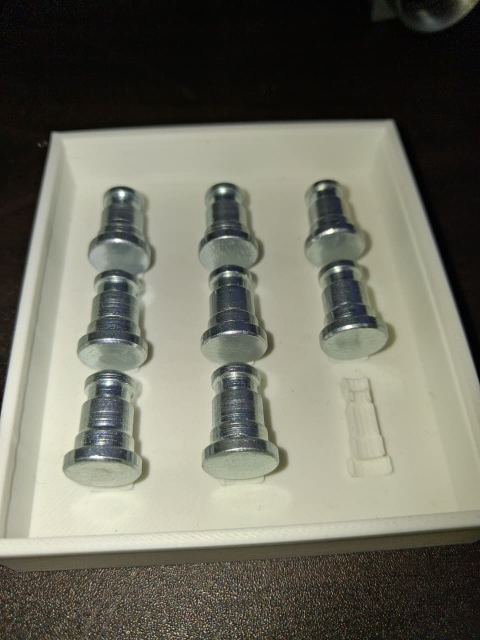
#> input picture data/input/WhatsApp Image 2026-09-07 at 11.30.01 AM.jpeg, 960 x 1280 px (shown at 1/2 size)
$ python inspect_job.py   (older library calls are emulated)
#> lines starting #> are read from the running program, lines starting #| are printed output that depends on the picture
from pathlib import Path
import cv2
import numpy as np

img_path = Path("data/input/WhatsApp Image 2026-09-07 at 11.30.01 AM.jpeg")
img = cv2.imread(str(img_path))
#> img is the input picture: shape (1280, 960, 3); mean B, G, R 98.7, 111.6, 111.9
x, y, w, h = 320, 220, 160, 480
roi = img[y:y+h, x:x+w]
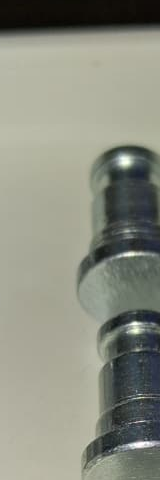
#> roi: shape (480, 160, 3); mean B, G, R 127.8, 140.7, 138.4
gray = cv2.cvtColor(roi, cv2.COLOR_BGR2GRAY)
blurred = cv2.GaussianBlur(gray, (5, 5), 0)
sobel = np.abs(cv2.Sobel(blurred, cv2.CV_32F, 1, 0, ksize=3))
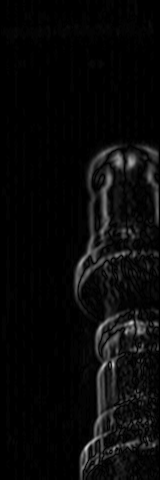
#> sobel: shape (480, 160) float32; min 0, max 209, mean 9.2

# Let's inspect intensity / horizontal gradient across vertical bins or rows
for r_idx in range(0, h, 40):
    row_sobel = sobel[r_idx, :]
    max_idx = np.argmax(row_sobel)
    print(f"Row {r_idx}: max sobel x={max_idx}, val={row_sobel[max_idx]}")
#> this loop made 12 passes
#> max_idx on passes 1 to 12: 128, 10, 15, 7, 130, 104, 91, 77, 107, 112, 99, 93
#| Row 0: max sobel x=128, val=8.0
#| Row 40: max sobel x=10, val=4.0
#| Row 80: max sobel x=15, val=4.0
#| Row 120: max sobel x=7, val=4.0
#| Row 160: max sobel x=130, val=155.0
#| Row 200: max sobel x=104, val=112.0
#| Row 240: max sobel x=91, val=103.0
#| Row 280: max sobel x=77, val=108.0
#> (further printed lines are left out)

$ run again, with data/input/WhatsApp Image 2026-09-07 at 10.40.46 AM.jpeg copied over data/input/WhatsApp Image 2026-09-07 at 11.30.01 AM.jpeg
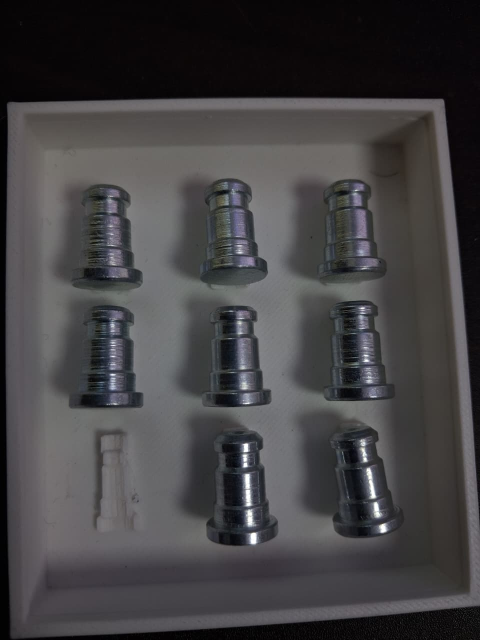
#> input picture data/input/WhatsApp Image 2026-09-07 at 10.40.46 AM.jpeg, 960 x 1280 px (shown at 1/2 size)
#> img is the input picture: shape (1280, 960, 3); mean B, G, R 67.9, 66.1, 67.7
#> `roi = img[y:y+h, x:x+w]`:
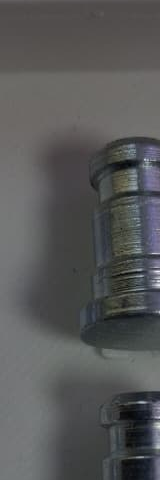
#> roi: shape (480, 160, 3); mean B, G, R 87.5, 87.2, 86.7
#> `sobel = np.abs(cv2.Sobel(blurred, cv2.CV_32F, 1, 0, ksize=3))`:
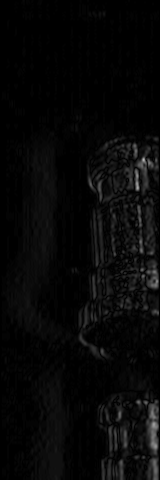
#> sobel: shape (480, 160) float32; min 0, max 183, mean 7.6
#> the loop `for r_idx in range(0, h, 40):` made 12 passes
#> max_idx on passes 1 to 8: 23, 23, 139, 79, 143, 100, 140, 157
#> (printed output is left out)

$ run again, with data/input/WhatsApp Image 2026-09-07 at 10.40.47 AM.jpeg copied over data/input/WhatsApp Image 2026-09-07 at 11.30.01 AM.jpeg
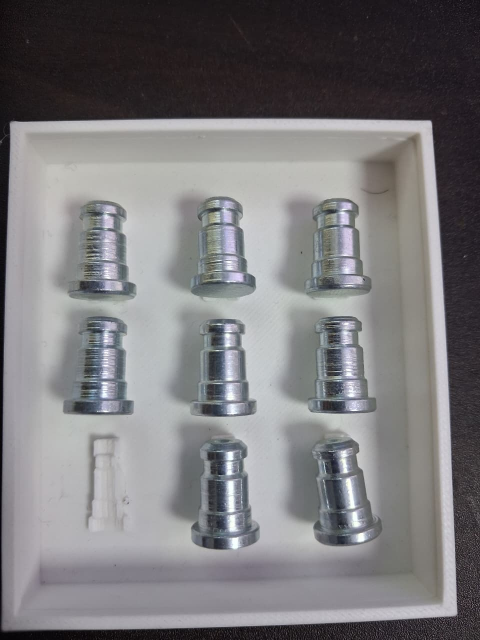
#> input picture data/input/WhatsApp Image 2026-09-07 at 10.40.47 AM.jpeg, 960 x 1280 px (shown at 1/2 size)
#> img is the input picture: shape (1280, 960, 3); mean B, G, R 123.3, 121.1, 122.4
#> `gray = cv2.cvtColor(roi, cv2.COLOR_BGR2GRAY)`:
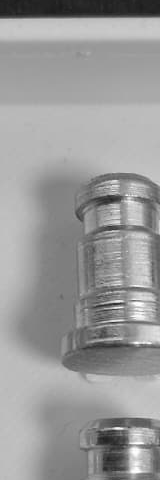
#> gray: shape (480, 160); min 28, max 255, mean 153.6
#> `sobel = np.abs(cv2.Sobel(blurred, cv2.CV_32F, 1, 0, ksize=3))`:
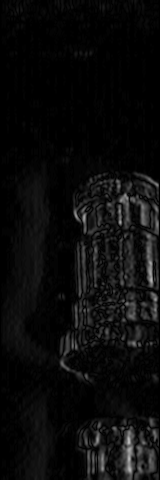
#> sobel: shape (480, 160) float32; min 0, max 185, mean 11.1
#> the loop `for r_idx in range(0, h, 40):` made 12 passes
#> max_idx on passes 1 to 8: 135, 31, 47, 127, 63, 121, 121, 151
#> (printed output is left out)

$ run again, with data/input/WhatsApp Image 2026-09-07 at 11.29.37 AM.jpeg copied over data/input/WhatsApp Image 2026-09-07 at 11.30.01 AM.jpeg
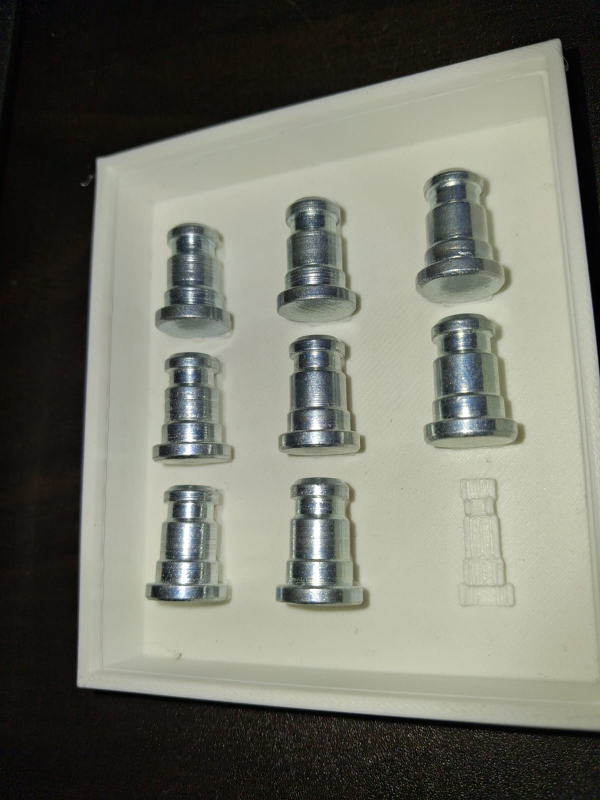
#> input picture data/input/WhatsApp Image 2026-09-07 at 11.29.37 AM.jpeg, 1200 x 1600 px (shown at 1/2 size)
#> img is the input picture: shape (1600, 1200, 3); mean B, G, R 105.5, 116.3, 115.3
#> `roi = img[y:y+h, x:x+w]`:
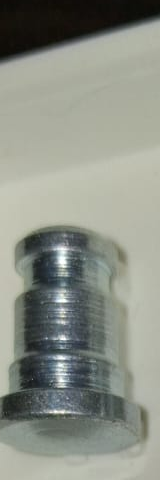
#> roi: shape (480, 160, 3); mean B, G, R 133.7, 143.6, 139.4
#> `sobel = np.abs(cv2.Sobel(blurred, cv2.CV_32F, 1, 0, ksize=3))`:
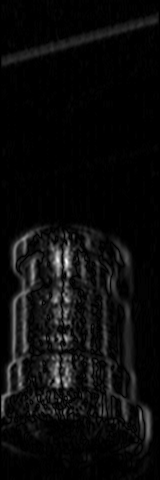
#> sobel: shape (480, 160) float32; min 0, max 261, mean 12.4; drawn with min black and max white
#> the loop `for r_idx in range(0, h, 40):` made 12 passes
#> max_idx on passes 1 to 8: 47, 81, 40, 48, 109, 15, 24, 32
#> (printed output is left out)
